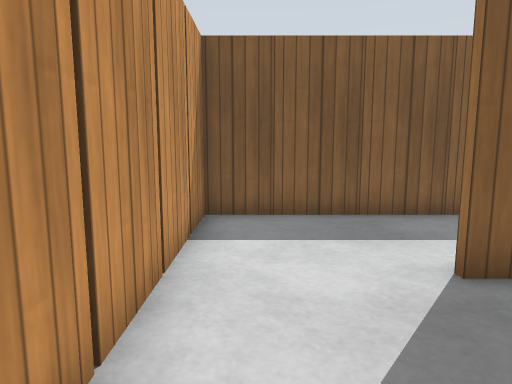
[1] (above)

24 first-person views from a walk through a Gazebo world. The camera is 0.86 m above the floor, tilts 8° down and sees 70° across. The floor is counted in squares, 0.5 m on a side. Each view is taken from the middle of a square. On the plan, view 1 faces up. The plan holds only what a view shows up to about 17 squares ahead; the rest is blank. Gazebo's built-in surfaces are drawn with simple patterns.

[2]
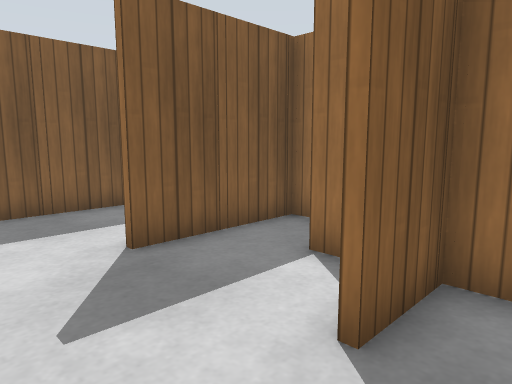

[3]
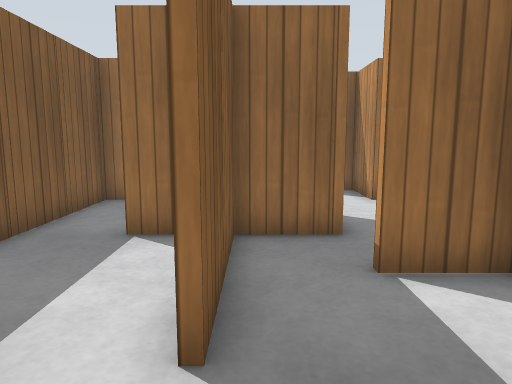

[4]
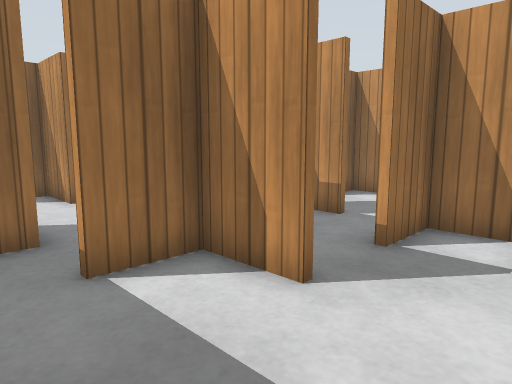

[5]
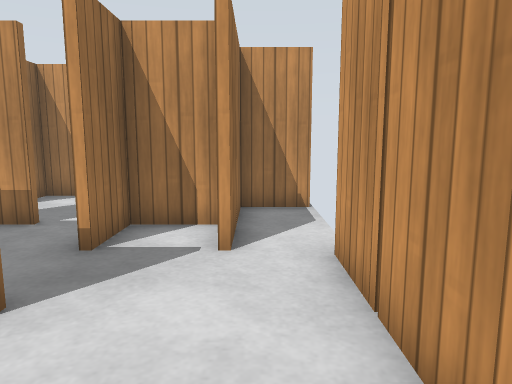

[6]
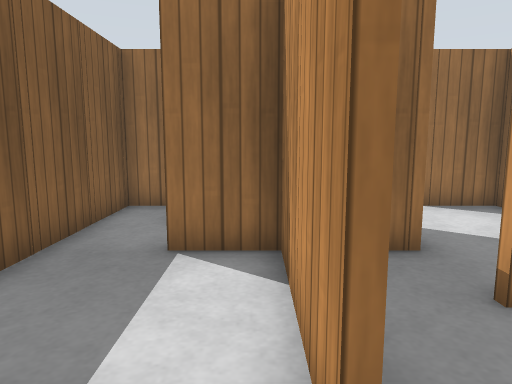

[7]
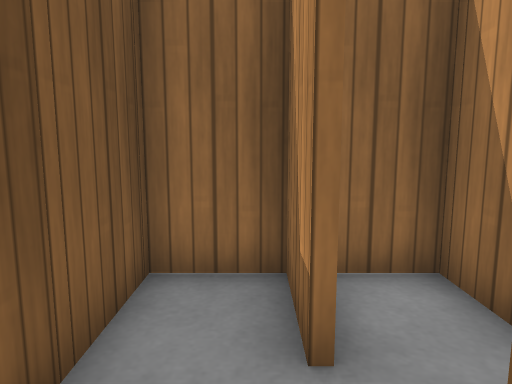

[8]
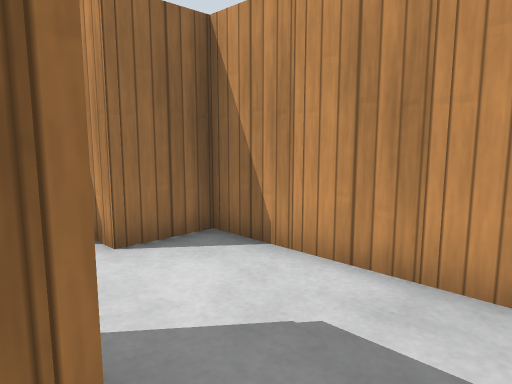

[9]
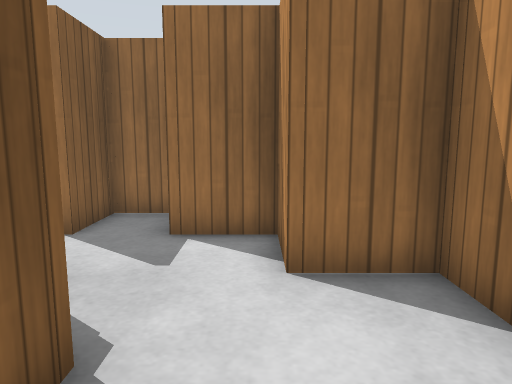

[10]
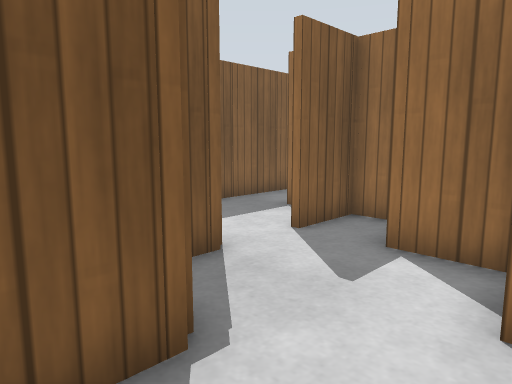

[11]
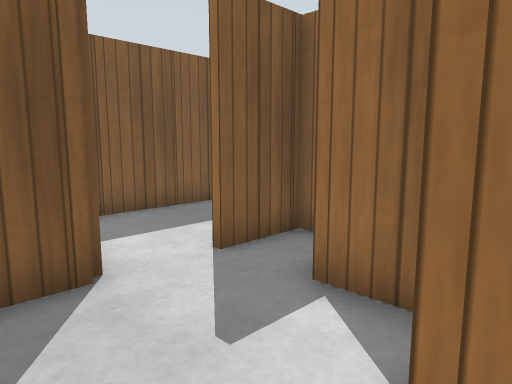

[12]
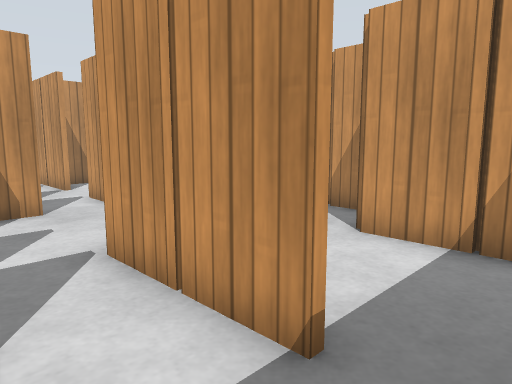

[13]
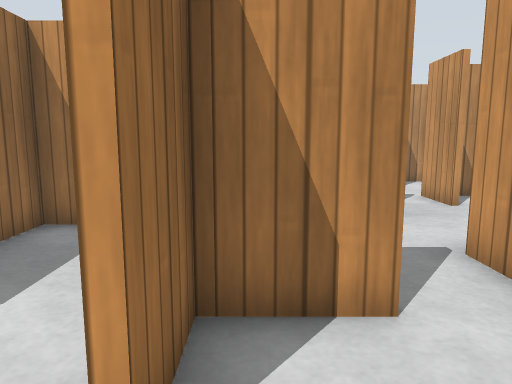

[14]
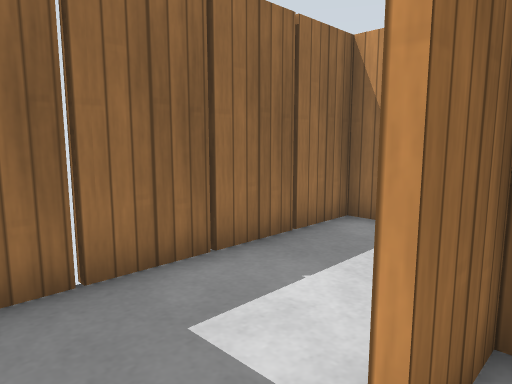

[15]
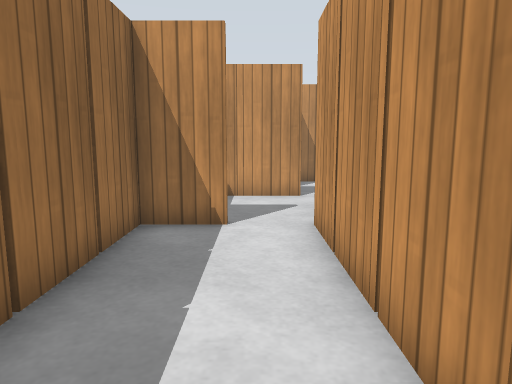

[16]
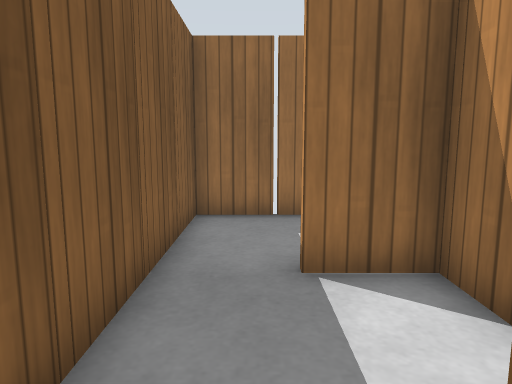

[17]
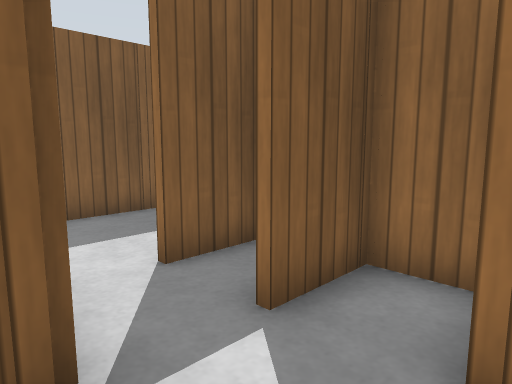

[18]
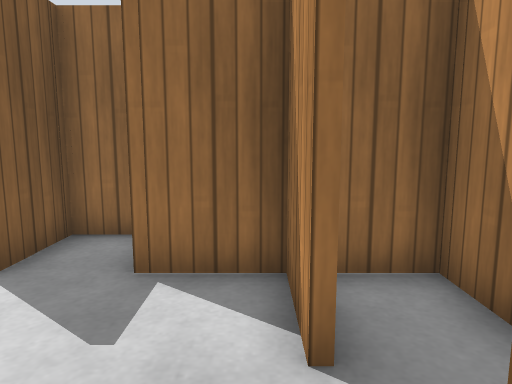

[19]
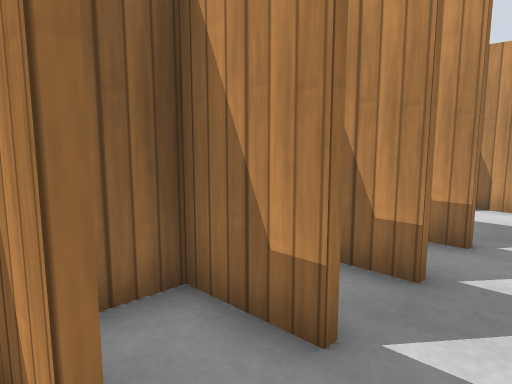

[20]
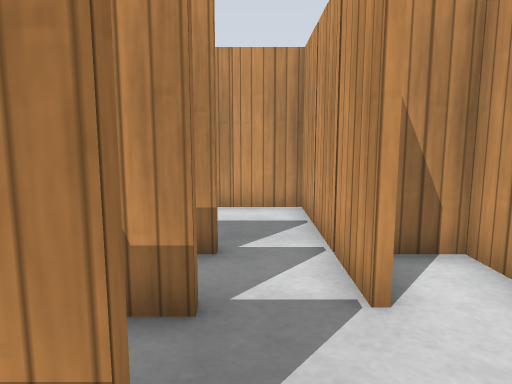

[21]
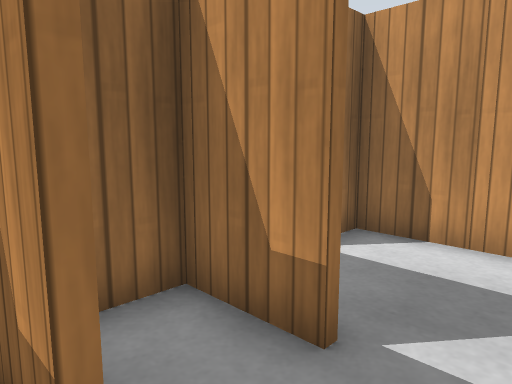

[22]
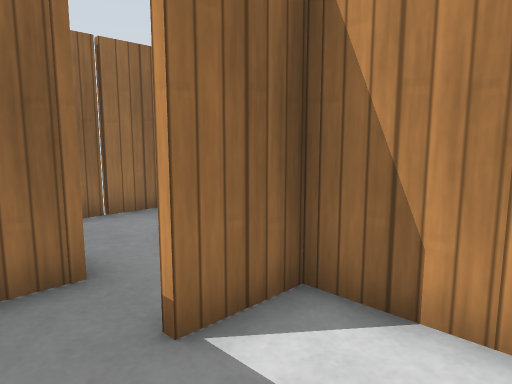

[23]
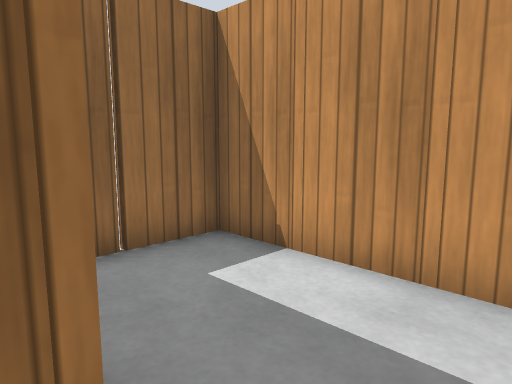

[24]
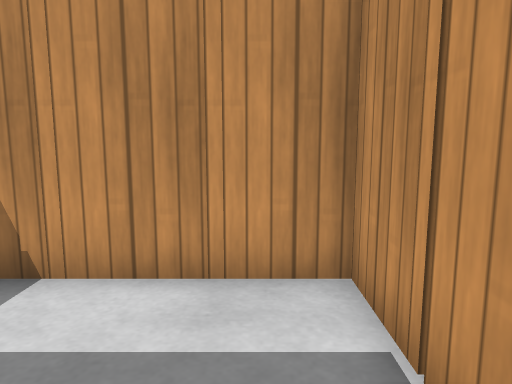

### Floor plan
Points are (right, up) in squares from view 1. A wall is a line through its corners. A room is listed if a view was taken in it or the views show most of it. See-through windows are left out.
Room 1 (views 1, 2, 3, 4, 5, 6, 7, 8, 9, 10)
walls: (3.5, 4.4) (2.5, 4.4); (5.5, 4.4) (4.4, 4.4); (2.5, 4.6) (6.5, 4.6); (4.6, 0.5) (4.6, 2.5); (3.5, 0.4) (2.5, 0.4); (6.6, 2.4) (6.6, 6.5); (2.5, 0.6) (3.5, 0.6); (6.5, -1.4) (7.5, -1.4); (9.2, 4.6) (10.6, 4.6) (10.6, 8.4) (-1.2, 8.4) (-1.2, -1.5); (8.5, 6.6) (10.5, 6.6); (4.5, -3.4) (5.4, -3.4); (2.6, -3.5) (2.6, -1.5); (10.8, 7) (10.8, 5.5)
ways out: opening at (7, 0) to room 2; opening at (4, -5)
objects: wooden post (-1, 0); wooden post (-1, 2); wooden post (-1, 4); wooden post (-1, 6); other object (0, -4) to (1, -4); wooden post (1, 9); wooden post (2, -4); wooden post (3, 9); wooden post (4, 0); wooden post (4, 4); wooden post (5, 0); wooden post (5, 9); wooden post (6, -2); wooden post (6, 4); wooden post (7, 4); wooden post (7, 9); wooden post (9, 9); wooden post (10, 6); wooden post (11, 6)
Room 2 (view 11)
walls: (8.5, 2.4) (7.2, 2.4); (12.6, 0.6) (12.6, 1.6); (8.8, 3.5) (8.8, 2.5); (10.5, 4.4) (9.6, 4.4); (7.5, -1.4) (10.6, -1.4) (10.6, 0.6) (11.6, 0.6); (11.1, -3.4) (11.6, -3.4)
ways out: opening at (7, 0) to room 1; opening at (11, 3) to room 3
objects: wooden post (8, -2); wooden post (8, 2); wooden post (10, -2); wooden post (10, 4)
Room 3 (views 12, 13, 14, 15, 16)
walls: (17.5, 4.4) (16.5, 4.4); (16.5, 4.6) (18.6, 4.6) (18.6, 6.5); (18.8, 6.5) (18.8, 1.5); (14.8, 6.5) (14.8, 2.5); (14.6, 3) (14.6, 3.5); (13.5, 4.4) (12.5, 4.4); (20.5, 0.6) (22.4, 0.6) (22.4, 8.4) (12.2, 8.4); (12.6, 1.6) (12.6, 2.6); (10.8, 5.5) (10.8, 4.5); (11.6, 0.6) (12.6, 0.6)
ways out: opening at (11, 3) to room 2; opening at (16, 2) to room 4; opening at (20, 0.5) to room 4
objects: wooden post (13, 9); wooden post (14, 4); wooden post (15, 4); wooden post (15, 9); wooden post (17, 9); wooden post (18, 2); wooden post (18, 4); wooden post (19, 2); wooden post (19, 4); wooden post (19, 9); wooden post (21, 9); wooden post (23, 2); wooden post (23, 4); wooden post (23, 6)
Room 4 (views 17, 18, 19, 20, 21, 22, 23, 24)
walls: (16.6, -7.5) (16.6, -6.4); (14.5, -7.4) (15.5, -7.4); (14.5, -5.4) (15.5, -5.4); (12.8, -5.5) (12.8, -11.4) (15.5, -11.4); (16.8, -10.5) (16.8, -13.4) (21.5, -13.4); (18.6, -9.6) (18.6, -8.6); (14.5, -3.4) (16.6, -3.4) (16.6, 0.6); (18.5, -3.4) (21, -3.4); (16.6, -11.5) (16.6, -9.5); (10.8, -6.4) (10.8, -7.4) (11.6, -7.4); (14.5, -1.4) (16.5, -1.4); (12.8, -1.5) (12.8, -3.5); (18.6, 1) (18.6, 1.5); (22.4, -13.2) (22.4, -10.9); (18.8, 1.5) (18.8, 0.5); (17.5, 2.4) (16.5, 2.4)
ways out: opening at (16, 2) to room 3; opening at (20, 0.5) to room 3
objects: wooden post (12, 0); wooden post (13, -10); wooden post (13, -8); wooden post (14, -12); wooden post (14, 2); wooden post (16, -12); wooden post (16, -8); wooden post (16, -4); wooden post (16, -2); wooden post (17, -12); wooden post (18, -14); wooden post (20, -14); wooden post (20, -4); wooden post (23, -12)

Positions as (right, up) in squares from view 1, and headings:
1: (0, 0), facing up
2: (0, -1), facing up-right
3: (0, 4), facing right
4: (0, 4), facing down-right
5: (0, 4), facing down
6: (1, 5), facing right
7: (6, 7), facing right
8: (5, 3), facing down-right
9: (6, 1), facing right
10: (7, 0), facing up-right
11: (9, 0), facing up-right
12: (17, 8), facing down-left
13: (18, 8), facing down
14: (18, 8), facing down-right
15: (20, 8), facing down
16: (14, 7), facing right
17: (14, 0), facing up-right
18: (12, -1), facing right
19: (13, -1), facing down-right
20: (14, -2), facing down
21: (13, -5), facing down-right
22: (14, -8), facing down-right
23: (17, -9), facing down-right
24: (18, -9), facing down
